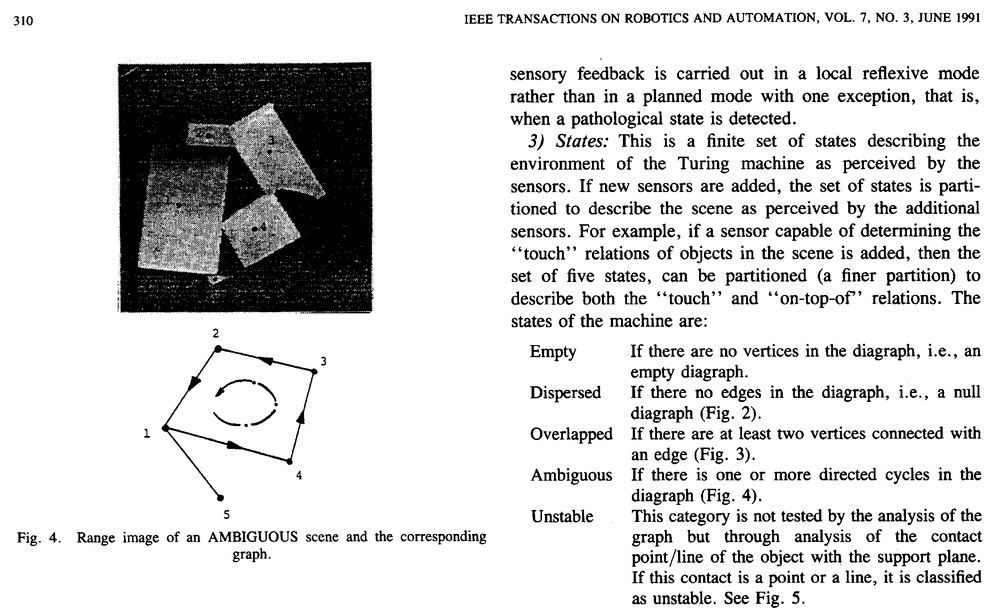
#> input picture projetct4/bitmap.pbm, 1000 x 615 px, shrunk from 2233 x 1374 before the run
$ jupyter execute project4.ipynb   (older library calls are emulated)
#> lines starting #> are read from the running program, lines starting #| are printed output that depends on the picture; after the words box and inside, x2 and y2 are one past the last pixel; in counts of white or black regions, pixels touching at a corner belong together
# Projeto 3
O objetivo desse projeto é trabalhar com operações

# Setup
Setup inicial, ao final deveria aparecer a imagem desejada

[cell 1]
# Install a pip package in the current Jupyter kernel
import sys

[cell 2]
# Test setup, should show the bitmap.png image
from skimage.morphology import binary_opening, binary_closing, binary_dilation
import matplotlib.pyplot as plt
import cv2
import numpy as np

figsize = (5*3, 3.6*4)

img = cv2.imread('bitmap.pbm', cv2.IMREAD_GRAYSCALE)
#> img is the input picture: shape (615, 1000); min 0, max 255, mean 215.8
plt.figure(figsize=figsize, constrained_layout=False)
plt.axis('off')
plt.imshow(img, cmap='gray', vmin=0, vmax=255)
plt.savefig('results/original.png', bbox_inches='tight')

# Passos 1 a 6
  - Dilatação e erosão (fechamento) da imagem com elemento estruturante com 1 pixel de altura e 200 de largura
  - Dilatação e erosão (fechamento) da imagem  com elemento estruturante com 200 pixel de altura e 1 de largura
  - AND com os fechamentos
  - Fechamento com elemento estruturante 1 pixel de altura e 30 de largura

[cell 3]
def to_bin(img):
    return ~((img / 255).astype(np.bool))
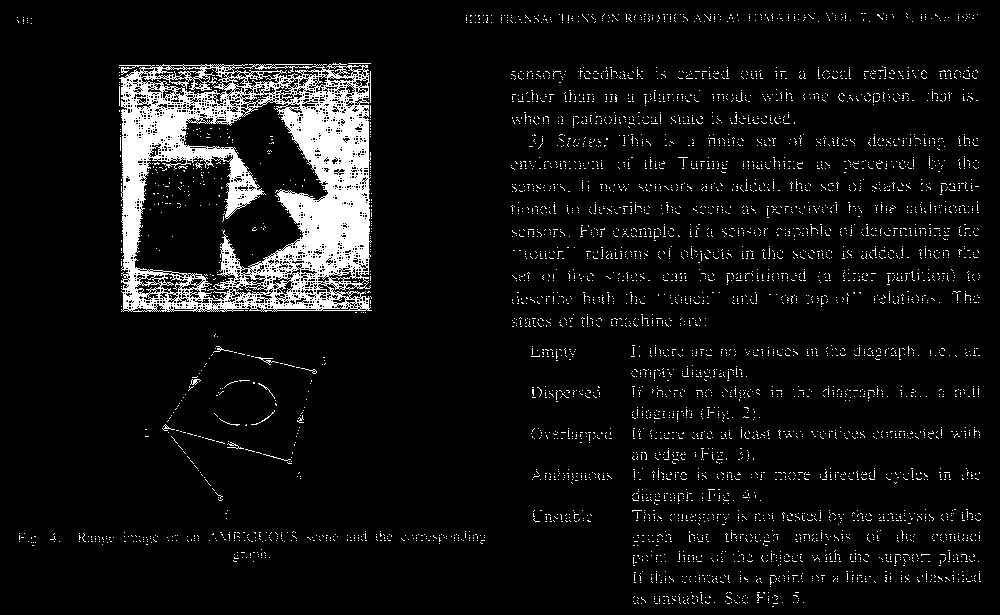
#> returned value: shape (615, 1000) bool; 6.9% white; 5036 white regions (5021 under 20 px), largest, box (x1, y1, x2, y2) and area: (119, 63, 372, 312) 30407, (255, 357, 279, 365) 47, (227, 442, 244, 449) 37

def to_255(img):
    return ((~img) * 255).astype(np.uint8)

row_closing = np.ones((1, 100))
column_closing = np.ones((200, 1))
closing_structure_6=np.ones((1,30))

bin_input_img = to_bin(img)

# 1) e 2)
row = binary_closing(bin_input_img, selem=row_closing)
#> row: shape (615, 1000) bool; 27.3% white; 146 white regions (69 under 20 px), largest, box (x1, y1, x2, y2) and area: (119, 63, 372, 312) 59603, (512, 291, 1000, 305) 5275, (513, 246, 1000, 261) 4994
# 3) e 4)
column = binary_closing(bin_input_img, selem=column_closing)
#> column: shape (615, 1000) bool; 60.1% white; 134 black regions, largest, box (x1, y1, x2, y2) and area: (324, 0, 533, 615) 100503, (0, 0, 146, 615) 77677, (978, 0, 1000, 615) 12636

# 5)
bin_img = row & column
#> bin_img: shape (615, 1000) bool; 24.6% white; 1492 white regions (791 under 20 px), largest, box (x1, y1, x2, y2) and area: (119, 63, 372, 312) 59585, (187, 379, 305, 399) 1339, (187, 410, 304, 426) 1278

# 6)
bin_img = binary_closing(bin_img, selem=closing_structure_6)
#> bin_img: shape (615, 1000) bool; 26.5% white; 150 white regions (72 under 20 px), largest, box (x1, y1, x2, y2) and area: (119, 63, 372, 312) 59603, (512, 291, 980, 305) 5055, (513, 246, 979, 261) 4784

plt.figure(figsize=figsize, constrained_layout=False)
plt.axis('off')
plt.imshow(to_255(bin_img), cmap='gray', vmin=0, vmax=255)
plt.savefig('results/linesPrep.png', bbox_inches='tight')

# Identificação de componentes conexos

[cell 4]
def connected_components(img):
    _, _, stats, _ = cv2.connectedComponentsWithStats(255*img.astype(np.uint8), 4, cv2.CV_32S)
#> stats = 151 rows, first 6: [0, 0, 1000, 615, 451955], [466, 13, 512, 10, 4084], [17, 17, 15, 7, 65], [119, 63, 253, 249, 59603], [580, 66, 398, 3, 423], [511, 69, 467, 11, 4420]
    return stats[1:]

[cell 5]
def count_transitions(img, min_x, min_y, w, h):
    img_h, img_w = img.shape
    ntrans = 0

    for dy in range(h):
        for dx in range(w):
            x = min_x+dx
            y = min_y+dy

            if x < img_w and y < img_h and img[y,x]:
                if x-1 >= min_x and not img[y,x-1]:
                    ntrans += 1
                if y-1 >= min_y and not img[y-1,x]:
                    ntrans += 1

    return ntrans

stats = connected_components(bin_img)
#> stats = 150 rows, first 6: [466, 13, 512, 10, 4084], [17, 17, 15, 7, 65], [119, 63, 253, 249, 59603], [580, 66, 398, 3, 423], [511, 69, 467, 11, 4420], [559, 82, 2, 1, 2]
ratios = []

for label in stats:
    min_x, min_y, w, h, area = label

    ntrans = count_transitions(bin_img, min_x, min_y, w, h)
    area_ratio = area / (w*h)
    trans_ratio = ntrans / area
    ratios.append((area_ratio, trans_ratio))
#> this loop made 150 passes
#> (min_x, min_y, w, h, area, ntrans, area_ratio, trans_ratio) on passes 1 to 12: (466, 13, 512, 10, 4084, 499, 0.798, 0.122), (17, 17, 15, 7, 65, 23, 0.619, 0.354), (119, 63, 253, 249, 59603, 1621, 0.946, 0.0272), (580, 66, 398, 3, 423, 399, 0.354, 0.943), (511, 69, 467, 11, 4420, 224, 0.86, 0.0507), (559, 82, 2, 1, 2, 0, 1, 0), (776, 89, 11, 1, 11, 0, 1, 0), (888, 89, 90, 1, 90, 0, 1, 0), (531, 90, 211, 1, 211, 0, 1, 0), (512, 91, 466, 13, 4544, 536, 0.75, 0.118), (645, 105, 1, 1, 1, 0, 1, 0), (873, 104, 1, 1, 1, 0, 1, 0)
#> after the loop, ratios = 150 pairs, first value 0.25 to 1, second value 0 to 1.5

[cell 6]
def draw(img, stats, ratios=None):
    if len(img.shape) == 2:
        img = cv2.cvtColor(img, cv2.COLOR_GRAY2BGR)

    for label, stat in enumerate(stats):
        min_x, min_y, w, h, area = stat
        cv2.rectangle(img, (min_x, min_y), (min_x+w, min_y+h), (255, 0, 255), 4)

        if ratios:
            area_ratio, trans_ratio = ratios[label]
            cv2.putText(img, 'A=%.3f  T=%.3f' % (area_ratio, trans_ratio), (min_x, min_y), cv2.FONT_HERSHEY_SIMPLEX, 0.6, (102, 0, 102), 2, cv2.LINE_AA)
#> this loop made 150 passes
#> stat on passes 7 to 18: [776, 89, 11, 1, 11], [888, 89, 90, 1, 90], [531, 90, 211, 1, 211], [512, 91, 466, 13, 4544], [645, 105, 1, 1, 1], [873, 104, 1, 1, 1], [524, 112, 265, 1, 265], [512, 114, 283, 12, 2667], [573, 126, 57, 2, 58], [529, 134, 449, 15, 4743], [937, 148, 3, 2, 3], [539, 157, 246, 1, 246]
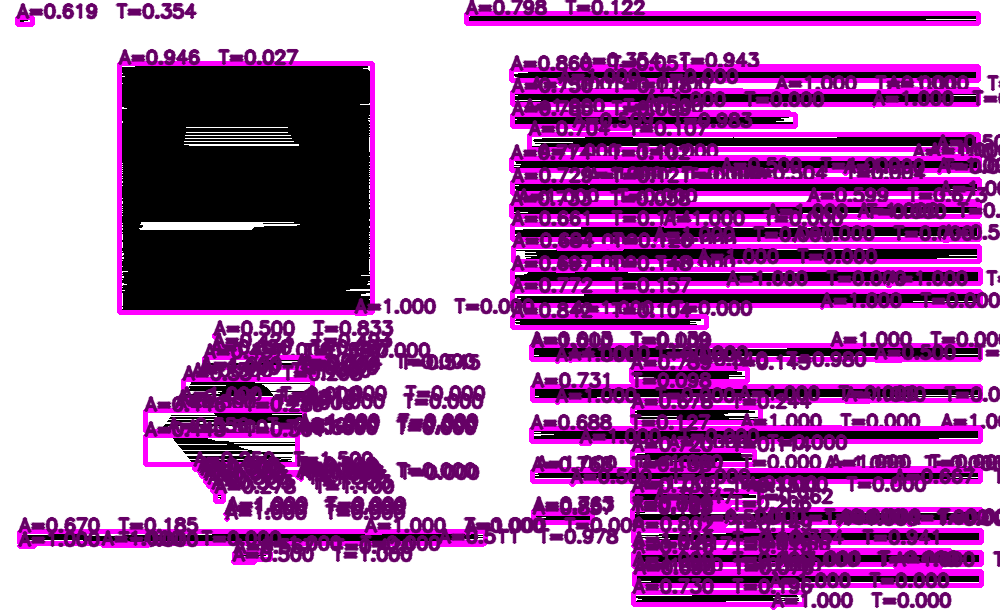
#> img: shape (615, 1000, 3); mean B, G, R 176.9, 122.8, 176.9

    return img


blobs_img = draw(to_255(bin_img), stats, ratios=ratios)
plt.figure(figsize=figsize, constrained_layout=False)
plt.axis('off')
plt.imshow(blobs_img, cmap='gray', vmin=0, vmax=255)
plt.savefig('results/linesWithRatios.png', bbox_inches='tight')

[cell 7]
def find_text(stats, ratios):
    a_thr = (.4, .9)
    t_thr = (0, .1)

    filtered_stats = []
    for label, stat in enumerate(stats):
        a, t = ratios[label]
        if a_thr[0] < a < a_thr[1] and t_thr[0] < t < t_thr[1]:
            filtered_stats.append(stat)
#> this loop made 150 passes

    return filtered_stats

text_stats = find_text(stats, ratios)
text_blobs_img = draw(img, text_stats)
#> the loop in draw (call 2), `for label, stat in enumerate(stats):` made 8 passes
#> stat on passes 1 to 8: [511, 69, 467, 11, 4420], [512, 114, 283, 12, 2667], [746, 179, 233, 2, 235], [511, 204, 468, 12, 4114], [532, 386, 448, 14, 4584], [200, 472, 100, 2, 101], [533, 510, 59, 3, 135], [634, 573, 347, 12, 2908]
#> after the loop in draw (call 2), `for label, stat in enumerate(stats):`:
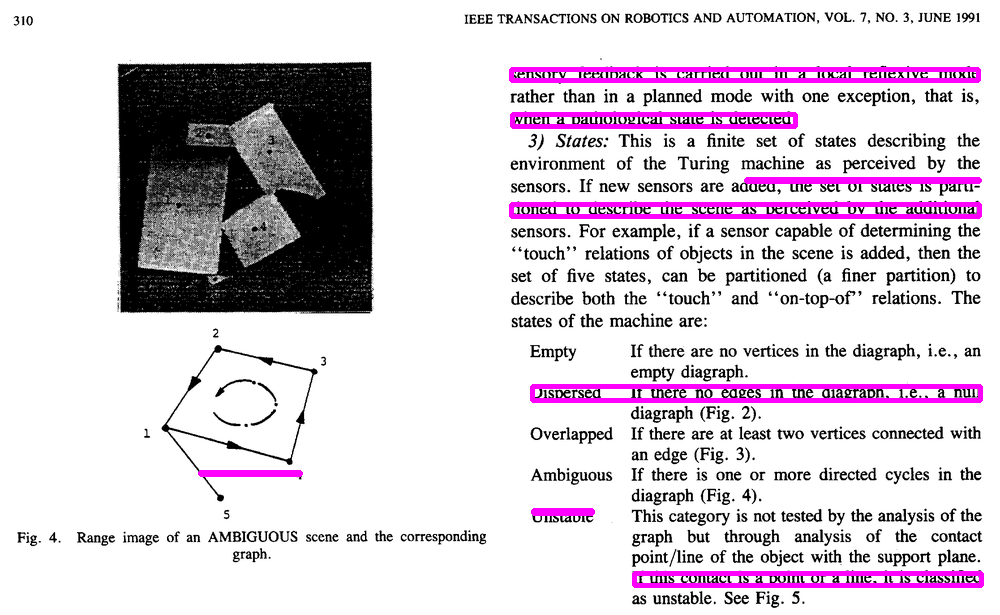
#> img: shape (615, 1000, 3); 3.83% of pixels changed, all inside (x1, y1, x2, y2) = (198, 67, 984, 588)
plt.figure(figsize=figsize, constrained_layout=False)
plt.imshow(text_blobs_img, cmap='gray', vmin=0, vmax=255)
plt.axis('off')
plt.savefig('results/linesSeg.png', bbox_inches='tight')

[cell 8]
def process_words(bin_img):
    words_height=np.ones((5, 1))
    words_horizontal=np.ones((1, 12))
    bin_img = binary_dilation(bin_img, selem=words_height)
#> bin_img: shape (615, 1000) bool; 13.9% white; 1978 white regions (1066 under 20 px), largest, box (x1, y1, x2, y2) and area: (119, 61, 372, 315) 45291, (263, 450, 293, 466) 172, (255, 355, 279, 367) 164
    bin_img = binary_closing(bin_img, selem=words_horizontal)
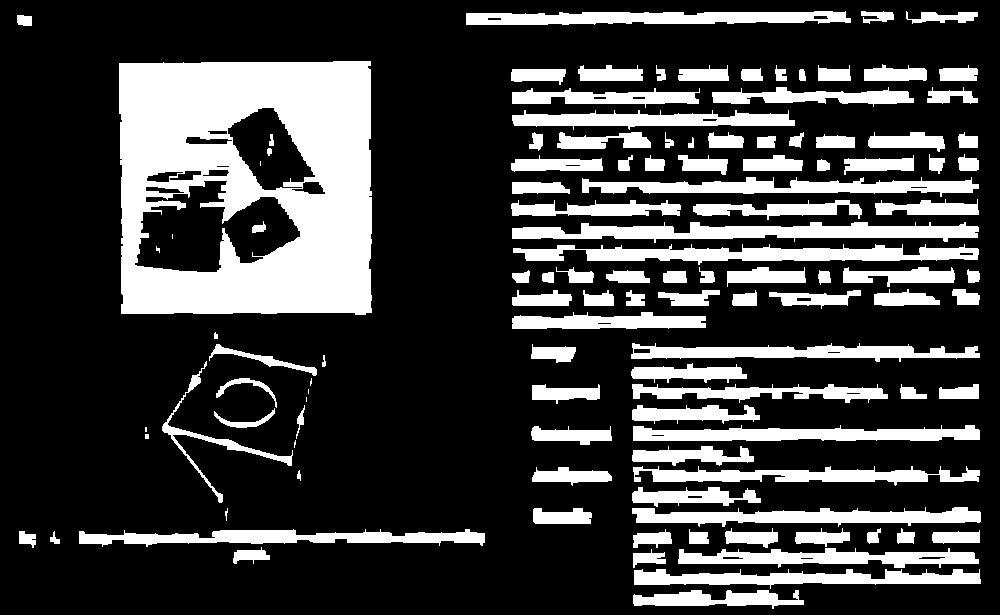
#> bin_img: shape (615, 1000) bool; 24.8% white; 116 white regions (8 under 20 px), largest, box (x1, y1, x2, y2) and area: (119, 61, 372, 315) 48654, (512, 222, 979, 243) 5607, (513, 244, 979, 265) 5207

    return bin_img

words = process_words(bin_input_img)
words_stats = connected_components(words)
plt.figure(figsize=figsize, constrained_layout=False)
plt.imshow(to_255(words), cmap='gray', vmin=0, vmax=255)
plt.axis('off')
plt.savefig('results/wordsMorph.png', bbox_inches='tight')

## Operações morfológicas para segmentação de linhas em palavras

[cell 9]
def create_mask(stats, shape):
#> called with stats = array of shape (116, 5), shape = (615, 1000)
    mask = np.zeros(shape)

    for stat in stats:
        min_x, min_y, w, h, __ = stat
        mask[min_y:min_y+h, min_x:min_x+w] = 1
#> this loop made 116 passes
#> stat on passes 1 to 12: [466, 11, 385, 14, 4139], [861, 11, 33, 13, 262], [906, 11, 72, 13, 510], [17, 15, 15, 11, 149], [119, 61, 253, 254, 48654], [578, 65, 65, 16, 803], [656, 65, 10, 16, 100], [678, 65, 51, 16, 602], [775, 65, 12, 16, 126], [818, 65, 33, 16, 405], [864, 64, 63, 17, 793], [939, 65, 39, 16, 489]
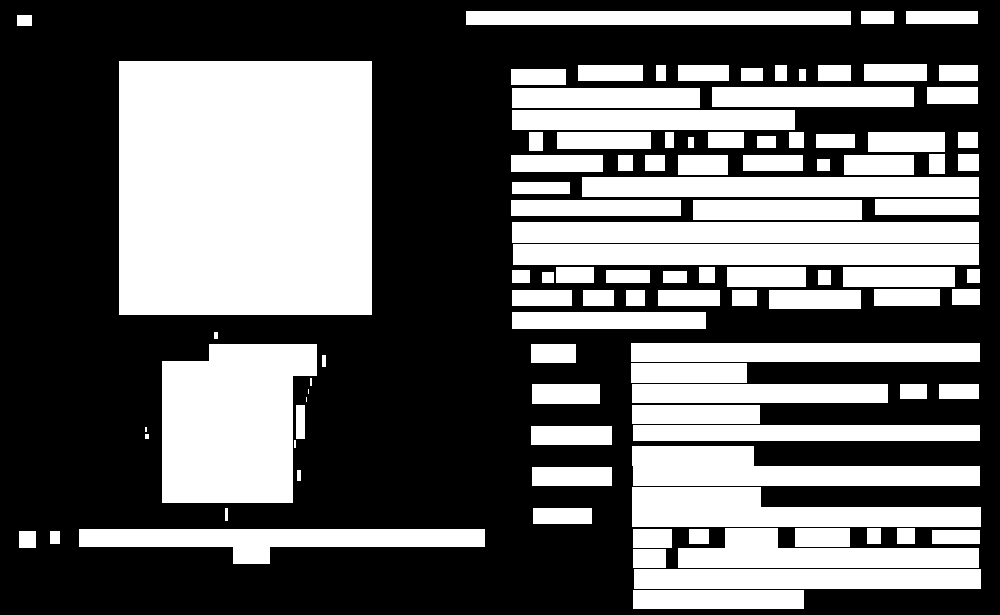
#> mask: shape (615, 1000) float64; values 0 (black) and 1 (white), 41.3% white; 103 white regions (5 under 20 px), largest, box (x1, y1, x2, y2) and area: (119, 61, 372, 315) 64262, (162, 344, 317, 503) 20798, (512, 222, 979, 243) 9807

    return mask.astype(np.bool)

words_mask = create_mask(words_stats, bin_img.shape) & create_mask(text_stats, bin_img.shape)
#> call 2 of create_mask, with shape = (615, 1000)
#> in create_mask (call 2), `mask = np.zeros(shape)`: mask: shape (615, 1000) float64; every value is 0
#> the loop in create_mask (call 2), `for stat in stats:` made 8 passes
#> after the loop in create_mask (call 2), `for stat in stats:`:
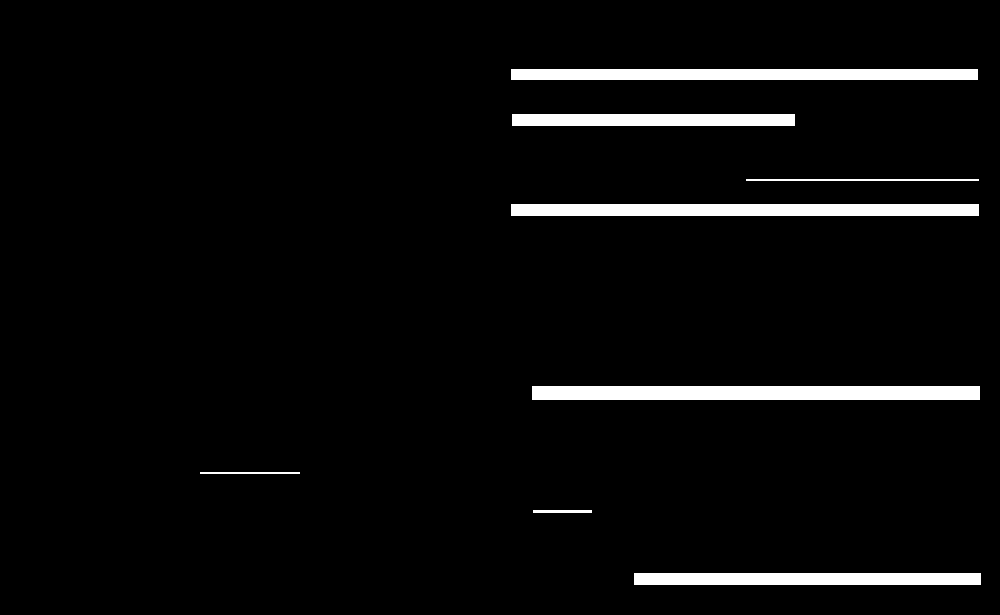
#> mask: shape (615, 1000) float64; values 0 (black) and 1 (white), 4.1% white; 8 white regions, largest, box (x1, y1, x2, y2) and area: (532, 386, 980, 400) 6272, (511, 204, 979, 216) 5616, (511, 69, 978, 80) 5137
#> words_mask: shape (615, 1000) bool; 3.7% white; 23 white regions (1 under 20 px), largest, box (x1, y1, x2, y2) and area: (634, 573, 981, 585) 4164, (632, 386, 888, 400) 3584, (512, 114, 795, 126) 3396

words_stats = connected_components(words_mask)
words_blobs_img = draw(img, words_stats)
#> the loop in draw (call 3), `for label, stat in enumerate(stats):` made 23 passes
#> stat on passes 1 to 12: [511, 69, 55, 11, 605], [578, 69, 65, 11, 715], [656, 69, 10, 11, 110], [678, 69, 51, 11, 561], [741, 69, 22, 11, 242], [775, 69, 12, 11, 132], [799, 69, 7, 11, 77], [818, 69, 33, 11, 363], [864, 69, 63, 11, 693], [939, 69, 39, 11, 429], [512, 114, 283, 12, 3396], [746, 179, 233, 2, 466]
#> after the loop in draw (call 3), `for label, stat in enumerate(stats):`:
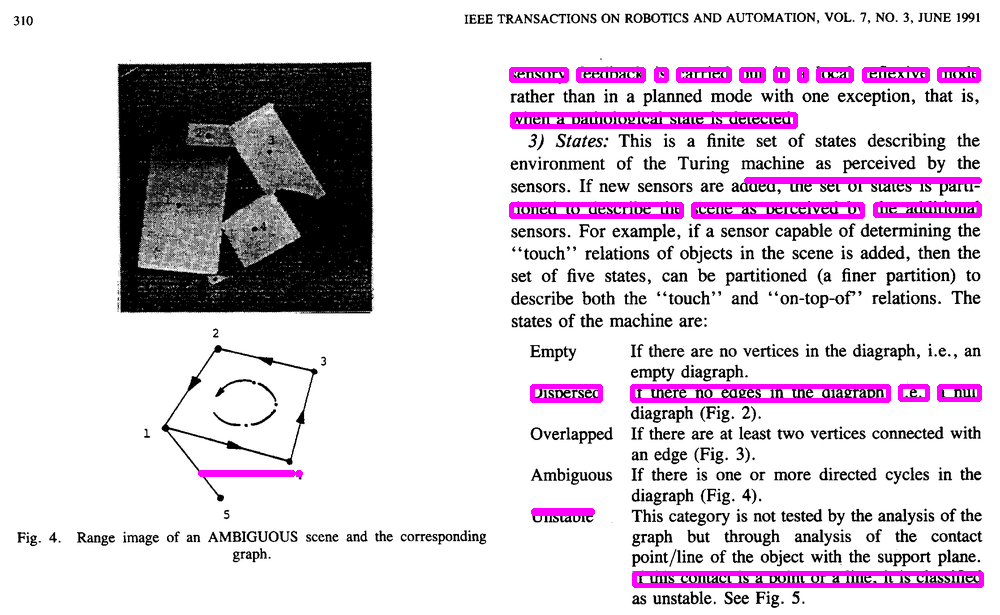
#> img: shape (615, 1000, 3); 3.75% of pixels changed, all inside (x1, y1, x2, y2) = (198, 67, 984, 588)
plt.figure(figsize=figsize, constrained_layout=False)
plt.imshow(words_blobs_img, cmap='gray', vmin=0, vmax=255)
plt.axis('off')
plt.savefig('results/wordsSeg.png', bbox_inches='tight')

print('There are {} lines and {} words'.format(len(text_stats), len(words_stats)))
#| There are 8 lines and 23 words
